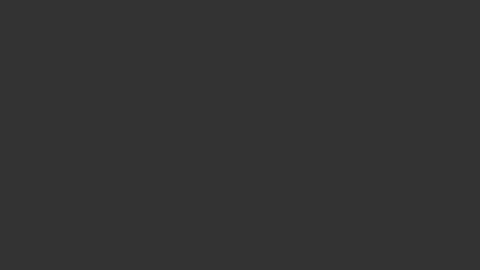
Frame 1 (no input)
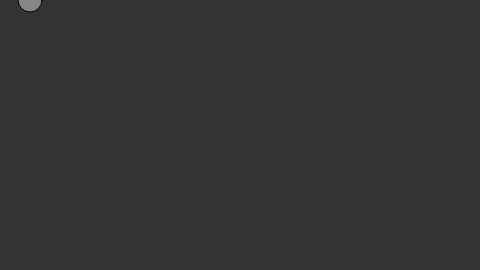
Frame 60 (no input)
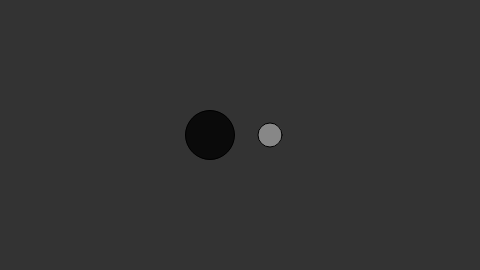
Frame 120 (the mouse pressed at the canvas centre since frame 60)

The p5.js sketch that drew these frames (run headless with seeded random() and noise() and a simulated clock; from frame 60 on, the mouse is pressed at the canvas centre):

// p5.js sketch
// ── sketch.js
let s0;
let s1;

function setup() {
	createCanvas(480, 270);

	// Initialize
	s0 = new Snake(50);
	s1 = new Snake(25);
}

function draw() {
	background(51);

	// update and display
	// Update and display
	s0.update(mouseX-30,mouseY);
	s0.display();

	// Update and display
	s1.update(mouseX+30,mouseY);
	s1.display();  

}
// ── snake.js
class Snake {
	constructor(n) {
		// points array
		this.points = [];
		// now many points to track
		this.maxPoints = n;
	}

	update(newX, newY) {
		let point = {
			x: newX,
			y: newY
		}
		// update last spot in the array with mouse location
		this.points.push(point);

		if (this.points.length > this.maxPoints) {
			this.points.splice(0, 1);
		}
	}

	display() {
		for (let i = 0; i < this.points.length; i++) {
			stroke(0);
			fill(255-i*5);
			ellipse(this.points[i].x, this.points[i].y, i, i);
		}
	}
}
